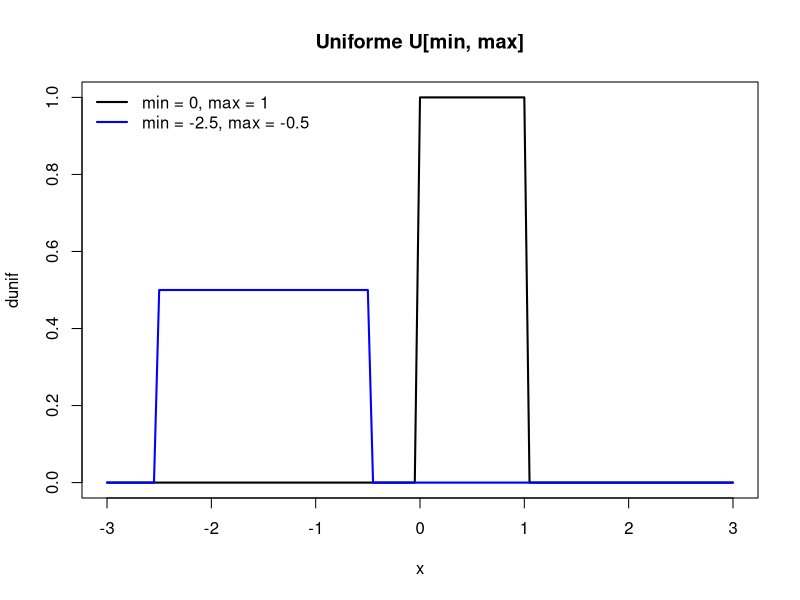
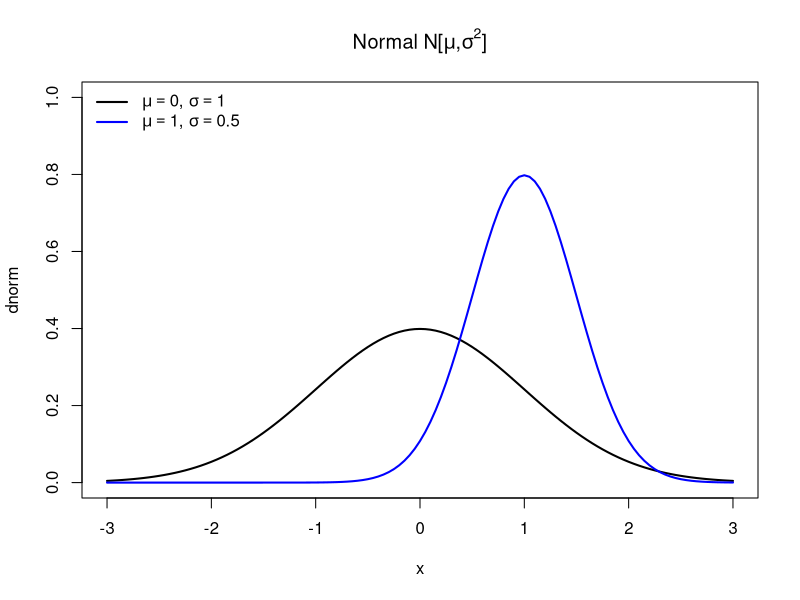
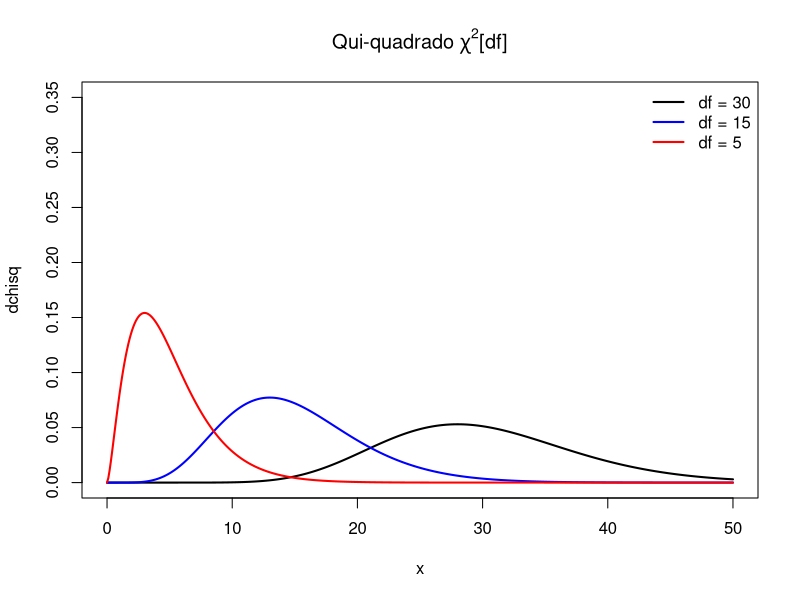
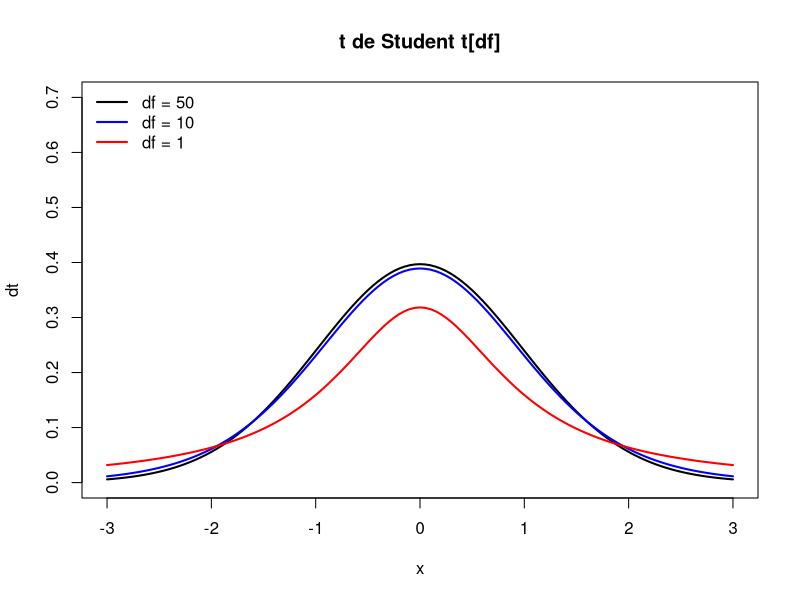
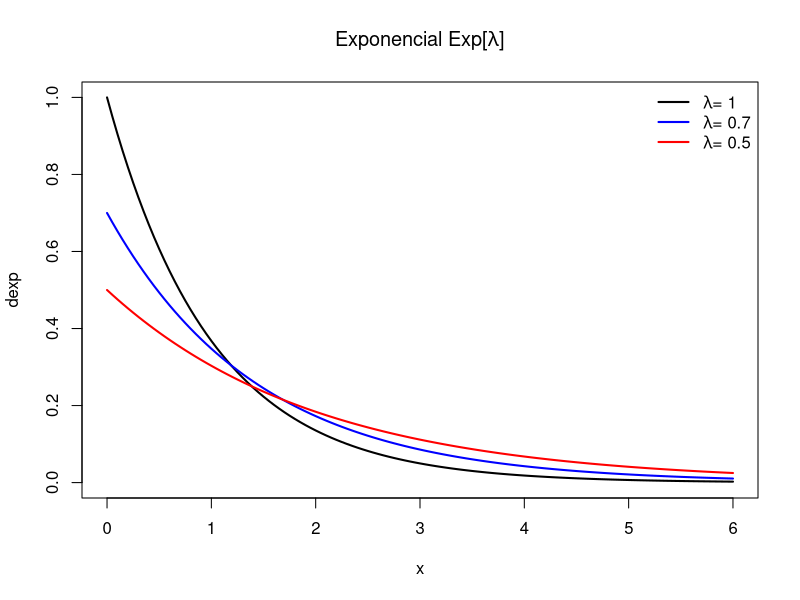
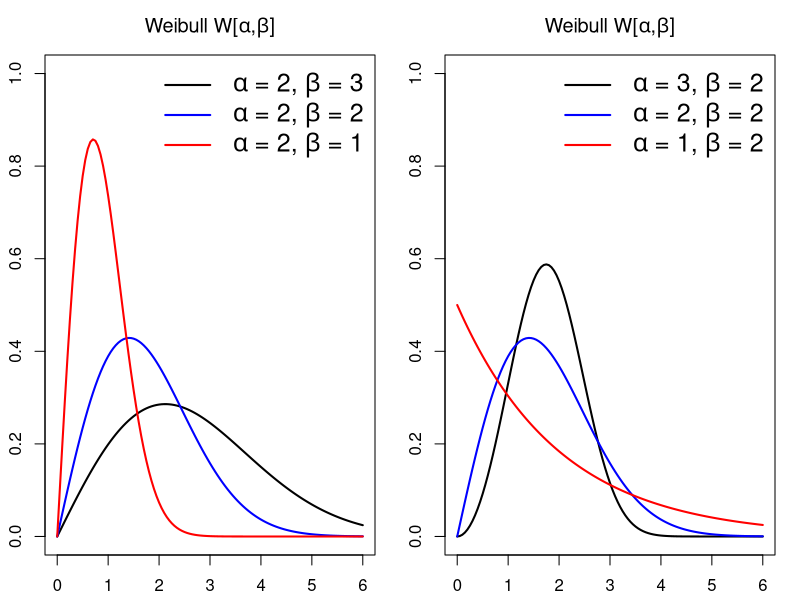

Write the R code that produced these figures, in order.
## ---- chunk 1
knitr::opts_chunk$set(echo = TRUE)
## ---- chunk 2
distr = data.frame(Distribuicao = c('Uniforme', 'Normal', 'Qui-quadrado', 't de Student', 'Exponencial', 
                                  'Weibull'), Parametros = c('min, max', 'mean, sd', 'df', 'df', 'rate',                                     'shape, scale'), f.d.p = c('dunif', 'dnorm', 'dchisq', 'dt', 'dexp',
                                  'dweibull'), f.d.a = c('punif', 'pnorm', 'pchisq', 'pt', 'pexp',
                                  'pweibull'), Quantil = c('qunif', 'qnorm', 'qchisq', 'qt', 'qexp',
                                  'qweibull'), Amostra = c('runif', 'rnorm', 'rchisq', 'rt', 'rexp',
                                  'rweibull'))
knitr::kable(distr)
## ---- chunk 3
x = seq(-3, 3, by = 0.05)
plot(x, dunif(x), type = 'l', main = 'Uniforme U[min, max]', lwd = 2, ylim = c(0, 1), ylab = 'dunif')
lines(x, dunif(x, -2.5, -0.5), lwd = 2, col = 'blue')
legend("topleft", legend = c('min = 0, max = 1', 'min = -2.5, max = -0.5'), 
      lty=1, col=c('black', 'blue'), lwd=2, bty="n")
## ---- chunk 4
plot(x, dnorm(x), type = 'l', main = expression(paste('Normal N[', italic(mu), ',', italic(sigma^2), ']')), lwd = 2, ylim = c(0, 1), ylab = 'dnorm')
lines(x, dnorm(x, 1, 0.5), lwd = 2, col = 'blue')
legend("topleft", legend = c(expression(paste(italic(mu) == 0, ', ', italic(sigma) == 1)),
                             expression(paste(italic(mu) == 1, ', ', italic(sigma) == 0.5))), 
      lty=1, col=c('black', 'blue'), lwd=2, bty="n")
## ---- chunk 5
x = seq(0, 50, by = 0.1)
plot(x, dchisq(x, 30), type = 'l', main = expression(paste('Qui-quadrado ', chi^2, '[df]')), ylab = 'dchisq', lwd = 2, ylim = c(0, 0.35))
lines(x, dchisq(x, 15), lwd = 2, col = 'blue')
lines(x, dchisq(x, 5), lwd = 2, col = 'red')
legend("topright", legend = c('df = 30', 'df = 15', 'df = 5'), 
       lty=1, col=c('black', 'blue', 'red'), lwd=2, bty="n")
## ---- chunk 6
x = seq(-3, 3, by = 0.05)
plot(x, dt(x, 50), type = 'l', main = 't de Student t[df]', ylab = 'dt', lwd = 2, ylim = c(0, 0.7))
lines(x, dt(x, 10), lwd = 2, col = 'blue')
lines(x, dt(x, 1), lwd = 2, col = 'red')
legend("topleft", legend = c('df = 50', 'df = 10', 'df = 1'), 
       lty=1, col=c('black', 'blue', 'red'), lwd=2, bty="n")
## ---- chunk 7
x = seq(0, 6, by = 0.05)
plot(x, dexp(x), type = 'l', main = expression(paste('Exponencial Exp[', lambda, ']')), ylab = 'dexp', lwd = 2, ylim = c(0, 1))
lines(x, dexp(x, 0.7), lwd = 2, col = 'blue')
lines(x, dexp(x, 0.5), lwd = 2, col = 'red')
legend("topright", legend = c(expression(paste(lambda, '= 1')), expression(paste(lambda, '= 0.7')),
                              expression(paste(lambda, '= 0.5'))), 
       lty=1, col=c('black', 'blue', 'red'), lwd=2, bty="n")
## ---- chunk 8
par(mfrow = c(1, 2), mai=c(0.45,0.45,0.55,0.25))

x = seq(0, 6, by = 0.05)
plot(x, dweibull(x, 2, 3), type = 'l', main = expression(paste('Weibull W[', alpha, ',', beta, ']')), ylab = 'dweibull', lwd = 2, ylim = c(0, 1))
lines(x, dweibull(x, 2, 2), lwd = 2, col = 'blue')
lines(x, dweibull(x, 2, 1), lwd = 2, col = 'red')
legend("topright", legend = c(expression(paste(alpha, ' = 2, ', beta, ' = 3')), expression(paste(alpha, ' = 2, ', beta, ' = 2')), expression(paste(alpha, ' = 2, ', beta, ' = 1'))), lty=1, col=c('black', 'blue', 'red'), lwd=2, bty="n", cex = 1.5)

plot(x, dweibull(x, 3, 2), type = 'l', main = expression(paste('Weibull W[', alpha, ',', beta, ']')), ylab = 'dweibull', lwd = 2, ylim = c(0, 1))
lines(x, dweibull(x, 2, 2), lwd = 2, col = 'blue')
lines(x, dweibull(x, 1, 2), lwd = 2, col = 'red')
legend("topright", legend = c(expression(paste(alpha, ' = 3, ', beta, ' = 2')), expression(paste(alpha, ' = 2, ', beta, ' = 2')), expression(paste(alpha, ' = 1, ', beta, ' = 2'))), lty=1, col=c('black', 'blue', 'red'), lwd=2, bty="n", cex = 1.5)
